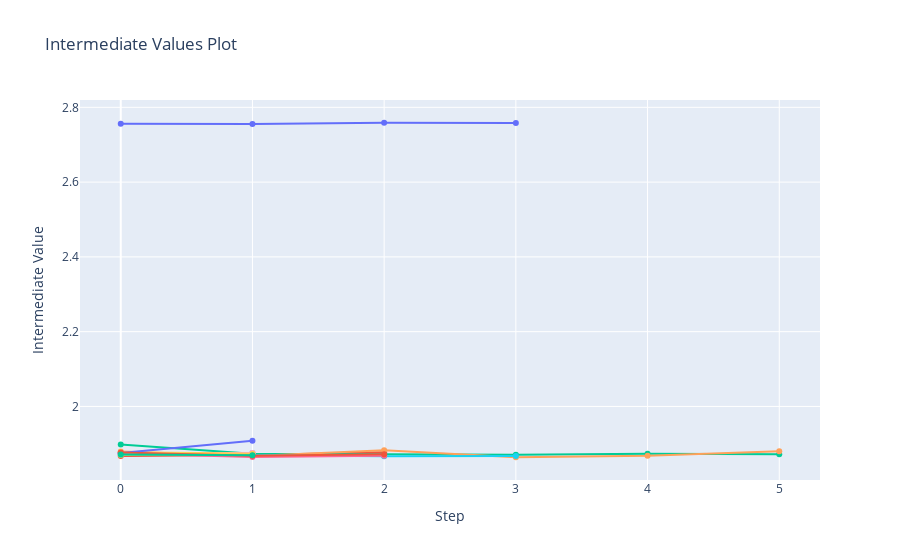

Here is the notebook cell this chart was saved with:
### Code cell
plot_intermediate_values(study)

### Figure 1 — Plotly figure (JSON) as saved in the notebook; plotly's stock layout.template omitted (floating-point values rounded to 4 significant figures)
{"data": [{"marker": {"maxdisplayed": 10}, "mode": "lines+markers", "name": "Trial0", "type": "scatter", "x": [0, 1, 2, 3], "y": [2.756, 2.755, 2.759, 2.758]}, {"marker": {"maxdisplayed": 10}, "mode": "lines+markers", "name": "Trial1", "type": "scatter", "x": [0, 1, 2], "y": [1.868, 1.87, 1.877]}, {"marker": {"maxdisplayed": 10}, "mode": "lines+markers", "name": "Trial2", "type": "scatter", "x": [0, 1, 2, 3, 4, 5], "y": [1.898, 1.873, 1.872, 1.871, 1.873, 1.872]}, {"marker": {"maxdisplayed": 10}, "mode": "lines+markers", "name": "Trial3", "type": "scatter", "x": [0, 1], "y": [1.874, 1.875]}, {"marker": {"maxdisplayed": 10}, "mode": "lines+markers", "name": "Trial4", "type": "scatter", "x": [0, 1, 2, 3, 4, 5], "y": [1.88, 1.868, 1.883, 1.864, 1.868, 1.88]}, {"marker": {"maxdisplayed": 10}, "mode": "lines+markers", "name": "Trial5", "type": "scatter", "x": [0, 1, 2, 3], "y": [1.875, 1.87, 1.867, 1.867]}, {"marker": {"maxdisplayed": 10}, "mode": "lines+markers", "name": "Trial6", "type": "scatter", "x": [0, 1, 2], "y": [1.874, 1.865, 1.868]}, {"marker": {"maxdisplayed": 10}, "mode": "lines+markers", "name": "Trial7", "type": "scatter", "x": [0, 1], "y": [1.87, 1.875]}, {"marker": {"maxdisplayed": 10}, "mode": "lines+markers", "name": "Trial8", "type": "scatter", "x": [0, 1], "y": [1.874, 1.875]}, {"marker": {"maxdisplayed": 10}, "mode": "lines+markers", "name": "Trial9", "type": "scatter", "x": [0, 1], "y": [1.877, 1.874]}, {"marker": {"maxdisplayed": 10}, "mode": "lines+markers", "name": "Trial10", "type": "scatter", "x": [0, 1], "y": [1.876, 1.908]}, {"marker": {"maxdisplayed": 10}, "mode": "lines+markers", "name": "Trial11", "type": "scatter", "x": [0, 1, 2], "y": [1.877, 1.868, 1.872]}, {"marker": {"maxdisplayed": 10}, "mode": "lines+markers", "name": "Trial12", "type": "scatter", "x": [0, 1], "y": [1.872, 1.87]}], "layout": {"showlegend": false, "title": {"text": "Intermediate Values Plot"}, "xaxis": {"title": {"text": "Step"}}, "yaxis": {"title": {"text": "Intermediate Value"}}}}
